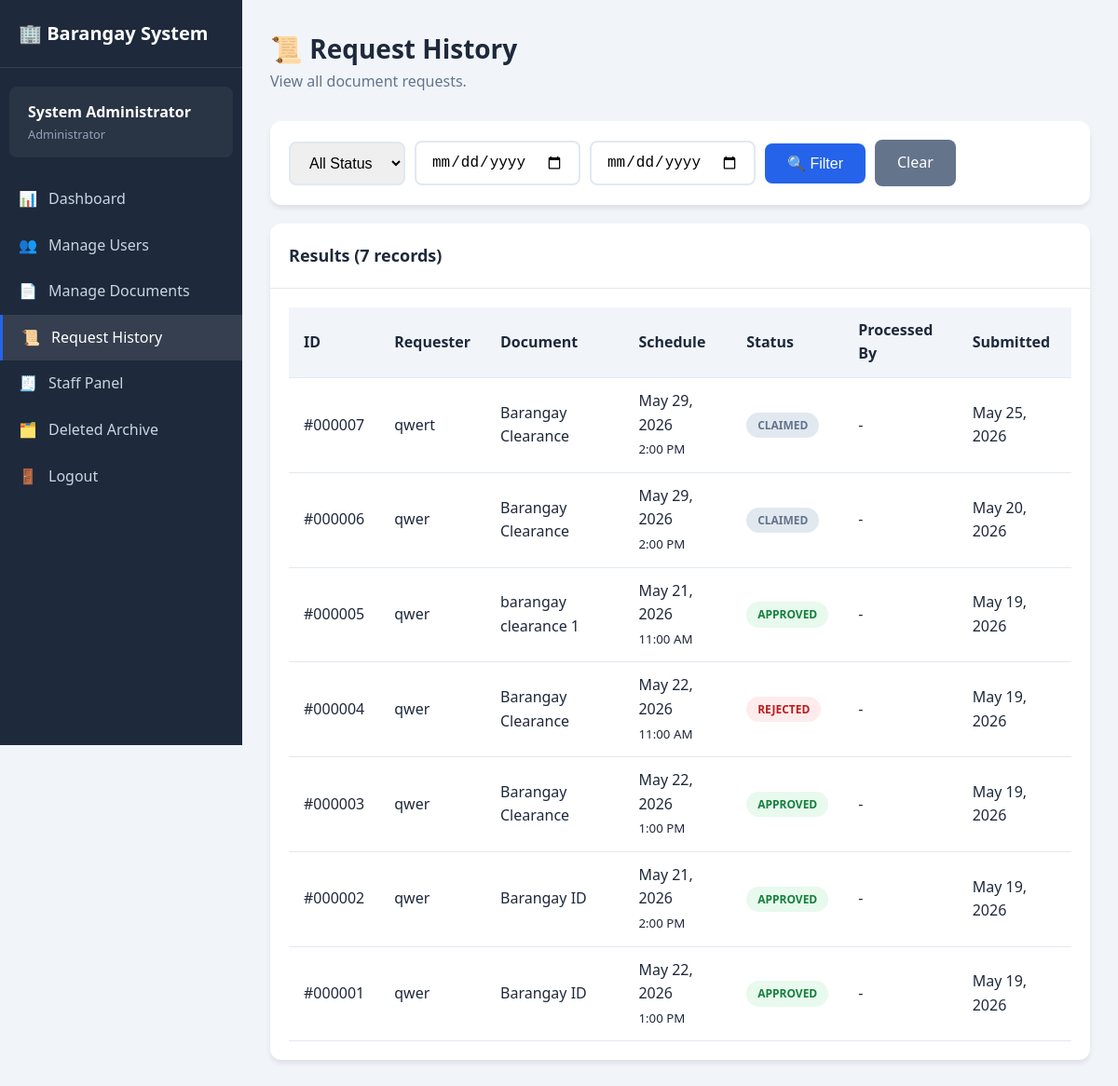
/admin/view_history.php (signed in), run on the app's committed database.
### tables this page shows
CREATE TABLE `requests` (
  `id` int(11) NOT NULL,
  `user_id` int(11) NOT NULL,
  `document_id` int(11) NOT NULL,
  `purpose` text DEFAULT NULL,
  `schedule_date` date DEFAULT NULL,
  `schedule_time` time DEFAULT NULL,
  `status` enum('pending','processing','approved','rejected','claimed') DEFAULT 'pending',
  `remarks` text DEFAULT NULL,
  `processed_by` int(11) DEFAULT NULL,
  `processed_at` timestamp NULL DEFAULT NULL,
  `created_at` timestamp NOT NULL DEFAULT current_timestamp()
);

CREATE TABLE `users` (
  `id` int(11) NOT NULL,
  `full_name` varchar(100) NOT NULL,
  `username` varchar(50) NOT NULL,
  `password` varchar(255) NOT NULL,
  `email` varchar(100) DEFAULT NULL,
  `address` text DEFAULT NULL,
  `contact_number` varchar(20) DEFAULT NULL,
  `role` enum('user','staff','admin') DEFAULT 'user',
  `status` enum('active','inactive') DEFAULT 'active',
  `created_at` timestamp NOT NULL DEFAULT current_timestamp(),
  `deleted_at` datetime DEFAULT NULL,
  `failed_attempts` int(11) DEFAULT 0,
  `account_status` varchar(20) DEFAULT 'active'
);

CREATE TABLE `documents` (
  `id` int(11) NOT NULL,
  `document_name` varchar(100) NOT NULL,
  `description` text DEFAULT NULL,
  `requirements` text DEFAULT NULL,
  `processing_days` int(11) DEFAULT 3,
  `fee` decimal(10,2) DEFAULT 0.00,
  `status` enum('active','inactive') DEFAULT 'active',
  `created_at` timestamp NOT NULL DEFAULT current_timestamp(),
  `deleted_at` datetime DEFAULT NULL
);

### config/database.php (called while the page is built, shortened)
<?php
function formatDate($date) {
    return $date ? date('F j, Y', strtotime($date)) : 'N/A';
}
function formatTime($time) {
    return $time ? date('g:i A', strtotime($time)) : 'N/A';
}
function getStatusBadge($status) {
    $badges = [
        'pending'    => 'warning',
        'processing' => 'info',
        'approved'   => 'success',
        'rejected'   => 'danger',
        'claimed'    => 'secondary'
    ];
    return $badges[$status] ?? 'secondary';
}

### admin/view_history.php (the view, shortened to what this page needs)
<?php
require_once '../config/database.php';
$date_from = $_GET['date_from'] ?? '';
$date_to = $_GET['date_to'] ?? '';
$where = [];
$params = [];
$types = '';
$where_clause = !empty($where) ? 'WHERE ' . implode(' AND ', $where) : '';
$sql = "
    SELECT r.*, d.document_name, u.full_name as requester_name,
           s.full_name as staff_name
    FROM requests r
    JOIN documents d ON r.document_id = d.id
    JOIN users u ON r.user_id = u.id
    LEFT JOIN users s ON r.processed_by = s.id
    $where_clause
    ORDER BY r.created_at DESC
";
if (!empty($params)) {
    $stmt = $conn->prepare($sql);
    $stmt->bind_param($types, ...$params);
    $stmt->execute();
    $requests = $stmt->get_result()->fetch_all(MYSQLI_ASSOC);
    $stmt->close();
} else {
    $requests = $conn->query($sql)->fetch_all(MYSQLI_ASSOC);
}
?>
<!DOCTYPE html>
<html lang="en">
<head>
    <link rel="stylesheet" href="/barangay_system/css/style.css">
</head>
<body>
    <div class="dashboard">
        <aside class="sidebar">
            <div class="sidebar-header">
                <h2>🏢 Barangay System</h2>
            </div>
            <div class="sidebar-user">
                <div class="name"><?= htmlspecialchars($_SESSION['full_name']) ?></div>
                <div class="role">Administrator</div>
            </div>
            <ul class="sidebar-menu">
                <li>
                    <a href="dashboard.php">
                        <span class="icon">📊</span> Dashboard
                    </a>
                </li>
                <li>
                    <a href="manage_users.php">
                        <span class="icon">👥</span> Manage Users
                    </a>
                </li>
                <li>
                    <a href="manage_documents.php">
                        <span class="icon">📄</span> Manage Documents
                    </a>
                </li>
                <li>
                    <a href="view_history.php" class="active">
                        <span class="icon">📜</span> Request History
                    </a>
                </li>
                <li>
                    <a href="/barangay_system/staff/dashboard.php">
                        <span class="icon">🧾</span> Staff Panel
                    </a>
                </li>
                <li>
                    <a href="view_archive.php">
                        <span class="icon">🗂️</span> Deleted Archive
                    </a>
                </li>
                <li>
                    <a href="/barangay_system/logout.php">
                        <span class="icon">🚪</span> Logout
                    </a>
                </li>
            </ul>
        </aside>
        <main class="main-content">
            <div class="page-header">
                <h1>📜 Request History</h1>
                <p>View all document requests.</p>
            </div>
            <div class="card mb-20">
                <div class="card-body">
                    <form method="GET" action="" class="d-flex gap-10 align-center">
                        <select name="status" class="form-control" style="width: auto;">
                            <option value="">All Status</option>
                        </select>
                        <input type="date" name="date_from" class="form-control" style="width: auto;"
                               value="<?= htmlspecialchars($date_from) ?>" placeholder="From">
                        <input type="date" name="date_to" class="form-control" style="width: auto;"
                               value="<?= htmlspecialchars($date_to) ?>" placeholder="To">
                        <button type="submit" class="btn btn-primary">🔍 Filter</button>
                        <a href="view_history.php" class="btn btn-secondary">Clear</a>
                    </form>
                </div>
            </div>
            <div class="card">
                <div class="card-header">
                    <h3>Results (<?= count($requests) ?> records)</h3>
                </div>
                <div class="card-body">
                    <?php if (empty($requests)): ?>
                        <div class="empty-state">
                            <div class="icon">📭</div>
                            <h3>No Records Found</h3>
                            <p>No requests match your filters.</p>
                        </div>
                    <?php else: ?>
                        <div class="table-responsive">
                            <table>
                                <thead>
                                    <tr>
                                        <th>ID</th>
                                        <th>Requester</th>
                                        <th>Document</th>
                                        <th>Schedule</th>
                                        <th>Status</th>
                                        <th>Processed By</th>
                                        <th>Submitted</th>
                                    </tr>
                                </thead>
                                <tbody>
                                    <?php foreach ($requests as $req): ?>
                                        <tr>
                                            <td>#<?= str_pad($req['id'], 6, '0', STR_PAD_LEFT) ?></td>
                                            <td><?= htmlspecialchars($req['requester_name']) ?></td>
                                            <td><?= htmlspecialchars($req['document_name']) ?></td>
                                            <td>
                                                <?= formatDate($req['schedule_date']) ?><br>
                                                <small><?= formatTime($req['schedule_time']) ?></small>
                                            </td>
                                            <td>
                                                <span class="badge badge-<?= getStatusBadge($req['status']) ?>">
                                                    <?= ucfirst($req['status']) ?>
                                                </span>
                                            </td>
                                            <td><?= htmlspecialchars($req['staff_name'] ?? '-') ?></td>
                                            <td><?= formatDate($req['created_at']) ?></td>
                                        </tr>
                                    <?php endforeach; ?>
                                </tbody>
                            </table>
                        </div>
                    <?php endif; ?>
                </div>
            </div>
        </main>
    </div>
</body>
</html>

### css/style.css (style rules this page uses)
:root { --primary: #2563eb; --primary-dark: #1d4ed8; --secondary: #64748b; --success: #22c55e; --danger: #ef4444; --warning: #f59e0b; --info: #3b82f6; --light: #f8fafc; --dark: #1e293b; --white: #ffffff; --gray-100: #f1f5f9; --gray-200: #e2e8f0; --gray-300: #cbd5e1; --gray-400: #94a3b8; --gray-500: #64748b; --shadow: 0 4px 6px -1px rgba(0, 0, 0, 0.1); --shadow-lg: 0 10px 15px -3px rgba(0, 0, 0, 0.1); --radius: 8px; --radius-lg: 12px; }
* { margin: 0; padding: 0; box-sizing: border-box; }
body { font-family: 'Segoe UI', Tahoma, Geneva, Verdana, sans-serif; background-color: var(--gray-100); color: var(--dark); line-height: 1.6; }
a { text-decoration: none; color: var(--primary); }
.form-control { width: 100%; padding: 12px 16px; border: 2px solid var(--gray-200); border-radius: var(--radius); font-size: 1rem; transition: all 0.2s ease; }
.form-control::placeholder { color: var(--gray-400); }
select.form-control { cursor: pointer; }
.btn { display: inline-flex; align-items: center; justify-content: center; gap: 8px; padding: 12px 24px; border: none; border-radius: var(--radius); font-size: 1rem; font-weight: 500; cursor: pointer; transition: all 0.2s ease; }
.btn-primary { background: var(--primary); color: var(--white); }
.btn-secondary { background: var(--secondary); color: var(--white); }
.dashboard { display: flex; min-height: 100vh; }
.sidebar { width: 260px; background: var(--dark); color: var(--white); padding: 20px 0; position: fixed; height: 100vh; overflow-y: auto; }
.sidebar-header { padding: 0 20px 20px; border-bottom: 1px solid rgba(255, 255, 255, 0.1); margin-bottom: 20px; }
.sidebar-header h2 { font-size: 1.25rem; display: flex; align-items: center; gap: 10px; }
.sidebar-user { padding: 15px 20px; background: rgba(255, 255, 255, 0.05); margin: 0 10px 20px; border-radius: var(--radius); }
.sidebar-user .name { font-weight: 600; }
.sidebar-user .role { font-size: 0.8rem; color: var(--gray-400); text-transform: capitalize; }
.sidebar-menu { list-style: none; }
.sidebar-menu a { display: flex; align-items: center; gap: 12px; padding: 12px 20px; color: var(--gray-300); transition: all 0.2s ease; }
.sidebar-menu a:hover, .sidebar-menu a.active { background: rgba(255, 255, 255, 0.1); color: var(--white); }
.sidebar-menu a.active { border-left: 3px solid var(--primary); }
.sidebar-menu .icon { width: 20px; text-align: center; }
.main-content { flex: 1; margin-left: 260px; padding: 30px; }
.page-header { margin-bottom: 30px; }
.page-header h1 { font-size: 1.75rem; color: var(--dark); }
.page-header p { color: var(--gray-500); }
.card { background: var(--white); border-radius: var(--radius-lg); box-shadow: var(--shadow); overflow: hidden; }
.card-header { padding: 20px; border-bottom: 1px solid var(--gray-200); display: flex; justify-content: space-between; align-items: center; }
.card-header h3 { font-size: 1.125rem; }
.card-body { padding: 20px; }
.table-responsive { overflow-x: auto; }
table { width: 100%; border-collapse: collapse; }
th, td { padding: 12px 16px; text-align: left; border-bottom: 1px solid var(--gray-200); }
th { background: var(--gray-100); font-weight: 600; color: var(--dark); }
.badge { display: inline-block; padding: 4px 12px; border-radius: 20px; font-size: 0.75rem; font-weight: 600; text-transform: uppercase; }
.badge-approved, .badge-success { background: rgba(34, 197, 94, 0.1); color: #15803d; }
.badge-rejected, .badge-danger { background: rgba(239, 68, 68, 0.1); color: #b91c1c; }
.badge-claimed, .badge-secondary { background: var(--gray-200); color: var(--gray-500); }
.mb-20 { margin-bottom: 20px; }
.d-flex { display: flex; }
.gap-10 { gap: 10px; }
.align-center { align-items: center; }

### data on the page
requests: id "000007", user.full_name "qwert", document.document_name "Barangay Clearance", schedule_date "May 29, 2026", schedule_time "2:00 PM", status "CLAIMED", staff_name "-", created_at "May 25, 2026"
requests: id "000006", user.full_name "qwer", document.document_name "Barangay Clearance", schedule_date "May 29, 2026", schedule_time "2:00 PM", status "CLAIMED", staff_name "-", created_at "May 20, 2026"
requests: id "000005", user.full_name "qwer", document.document_name "barangay clearance 1", schedule_date "May 21, 2026", schedule_time "11:00 AM", status "APPROVED", staff_name "-", created_at "May 19, 2026"
requests: id "000004", user.full_name "qwer", document.document_name "Barangay Clearance", schedule_date "May 22, 2026", schedule_time "11:00 AM", status "REJECTED", staff_name "-", created_at "May 19, 2026"
requests: id "000003", user.full_name "qwer", document.document_name "Barangay Clearance", schedule_date "May 22, 2026", schedule_time "1:00 PM", status "APPROVED", staff_name "-", created_at "May 19, 2026"
requests: id "000002", user.full_name "qwer", document.document_name "Barangay ID", schedule_date "May 21, 2026", schedule_time "2:00 PM", status "APPROVED", staff_name "-", created_at "May 19, 2026"
requests: id "000001", user.full_name "qwer", document.document_name "Barangay ID", schedule_date "May 22, 2026", schedule_time "1:00 PM", status "APPROVED", staff_name "-", created_at "May 19, 2026"

### other printed values
$_SESSION['full_name'] "System Administrator"
count($requests) "7"
